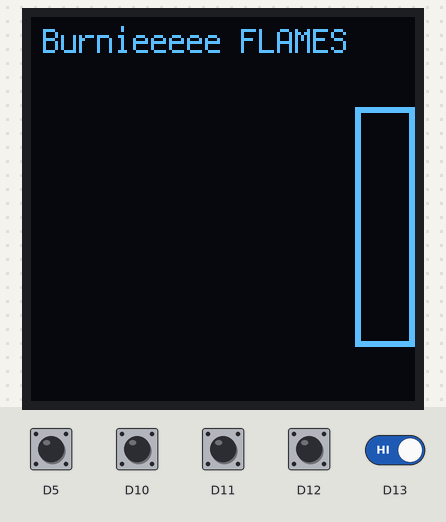
Simulated run of this program. Board: CircuitPython board. Parts: 128×128 one-colour display. The test bench sets the inputs (shaded band); at power-on: D5, D10–12 HIGH. No radio messages arrive unless stated (any console line starting 'radio sent:' is added by the test bench); what the program prints to the serial console is not drawn.

Above: at 1.2 s.
1.3 s: D5 pulled LOW for 0.15 s
At 2.7 s:
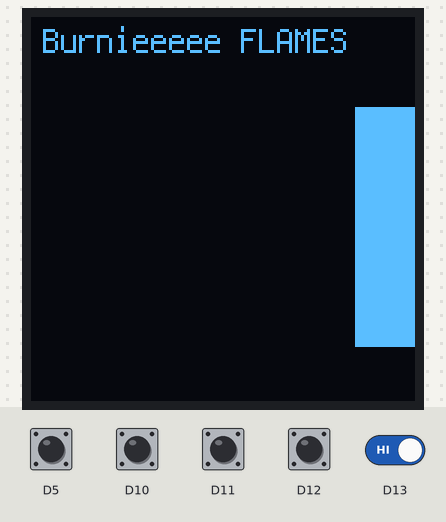
2.9 s: D10 pulled LOW for 0.15 s
4.5 s: D11 pulled LOW for 0.15 s
6.1 s: D12 pulled LOW for 0.15 s
7.7 s: on-board LED held down
9.2 s: D5 pulsed LOW 5 times (0.12 s each, 0.3 s apart)
At 10.46 s:
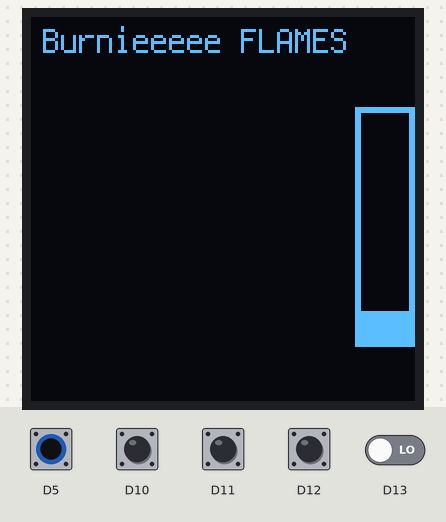
Timing chart, 0 to 12.2 s (numbered marks = the images above; inputs shaded):
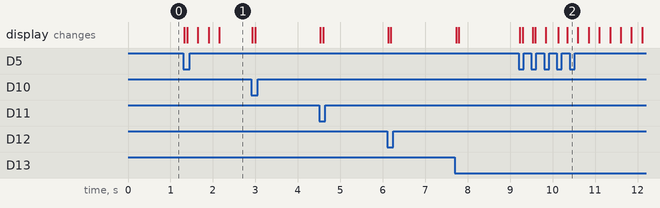

Measured:
- after the input at 1.3 s, the display: first changes at once (image 1 shows a later state)
- after the input at 9.2 s, the display: first changes at once (image 2 shows a later state)

The program:

code.py
```python
import board
import time
import digitalio
import keypad
import neopixel
import adafruit_rfm69
from remote_display import *
from bucket import Bucket


FLAME_ON_DURATION = 0.33

# unused due to needing 12V
BUTTONLED = board.D6

## Radio parts
ENCKEY = bytearray("asdfghjklasdfghj", 'utf-8')
RADIO_FREQ_MHZ = 915.0
# Define Chip Select and Reset pins for the radio module.
CS = digitalio.DigitalInOut(board.RFM_CS)
RESET = digitalio.DigitalInOut(board.RFM_RST)

# Initialise RFM69 radio
rfm69 = adafruit_rfm69.RFM69(board.SPI(), CS, RESET, RADIO_FREQ_MHZ, encryption_key=ENCKEY, high_power=True)

## Keypad setup
keys = keypad.Keys((board.D13, board.D12, board.D11, board.D10, board.D5), value_when_pressed=False, pull=True)
KEYMAP = {
    0: "UP",
    1: "LEFT",
    2: "DOWN",
    3: "RIGHT",
    4: "BIGBUTTON"
}

# Create an event to reuse, avoid frequent allocation
event = keypad.Event()

bucket = Bucket(8, 0.25, upd_func=update_bar)
while True:
    # Check if we lost some events.
    if keys.events.overflowed:
        k.events.clear()  # Empty the event queue.
        k.reset()  # Forget any existing presses. Start over.

    if keys.events.get_into(event):
        if event.pressed:
            fill_amount = 1
            if KEYMAP[event.key_number] == "BIGBUTTON":
                fill_amount = 4
            if bucket.tryfill(fill_amount):
                print(f"{KEYMAP[event.key_number]}")
                # send string since int 0 in bytes breaks
                rfm69.send(bytes(f"{event.key_number}", "utf-8"))
            else:
                print("RATELIMIT")
    bucket.leak()
```

remote_display.py
```python
## Dis stuff
import board
import displayio
from i2cdisplaybus import I2CDisplayBus
import terminalio
from adafruit_display_text import bitmap_label as label
from adafruit_displayio_sh1107 import SH1107, DISPLAY_OFFSET_ADAFRUIT_128x128_OLED_5297
from adafruit_progressbar.verticalprogressbar import (
    VerticalProgressBar,
    VerticalFillDirection,
)

USE_DISPLAY = False
try:
    i2c = board.STEMMA_I2C()

    displayio.release_displays()
    display_bus = I2CDisplayBus(i2c, device_address=0x3D)

    # Width, height and rotation for Monochrome 1.12" 128x128 OLED
    WIDTH = 128
    HEIGHT = 128
    ROTATION = 90

    # Border width
    BORDER = 2


    display = SH1107(
        display_bus,
        width=WIDTH,
        height=HEIGHT,
        display_offset=DISPLAY_OFFSET_ADAFRUIT_128x128_OLED_5297,
        rotation=ROTATION,
        auto_refresh=False
    )

    # Make the display context
    splash = displayio.Group()
    display.root_group = splash

    color_bitmap = displayio.Bitmap(WIDTH, HEIGHT, 1)
    color_palette = displayio.Palette(1)
    color_palette[0] = 0x000000  # Black

    bg_sprite = displayio.TileGrid(color_bitmap, pixel_shader=color_palette, x=0, y=0)
    splash.append(bg_sprite)

    # Draw some label text
    name_text = "Burnieeeee FLAMES"
    name_text_area = label.Label(terminalio.FONT, scale=1, text=name_text, color=0xFFFFFF, x=4, y=8)
    splash.append(name_text_area)

    fill_bar = VerticalProgressBar(
        (108, 30),  # start point x, y from upper right corner
        (20, 80),  # bar graph width, height
        direction=VerticalFillDirection.TOP_TO_BOTTOM,
        max_value=8,
        min_value=0,
        value=8,
        fill_color=0xFFFFFF,
        bar_color=0x000000,
    )
    splash.append(fill_bar)

    display.refresh()

    USE_DISPLAY = True
except RuntimeError as e:
    # right now we don't use display
    print(f"Error: {e}")
    pass


def update_bar(value):
    if not USE_DISPLAY:
        return

    fill_bar.value = value
    display.refresh()
```

bucket.py
```python
import time

class Bucket:
    def __init__(self, size, interval, upd_func=None):
        self.size = size
        self.interval = interval
        self.last_transition = 0
        self.bucket = 0
        self.upd_func = upd_func

    def leak(self, amount=1):
        if amount < 0:
            raise ValueError
        now = time.monotonic()
        if now > self.last_transition + self.interval and self.bucket > 0:
            self.bucket -= amount
            self.last_transition = now
            print(f"Bucket: {self.bucket}")
            if self.upd_func is not None:
                self.upd_func(self.bucket)
        return True

    def tryfill(self, amount=1):
        if amount < 0 or amount > self.size:
            raise ValueError
        if self.bucket + amount > self.size:
            return False
        self.bucket += amount
        if self.upd_func is not None:
            self.upd_func(self.bucket)
        return True
```
